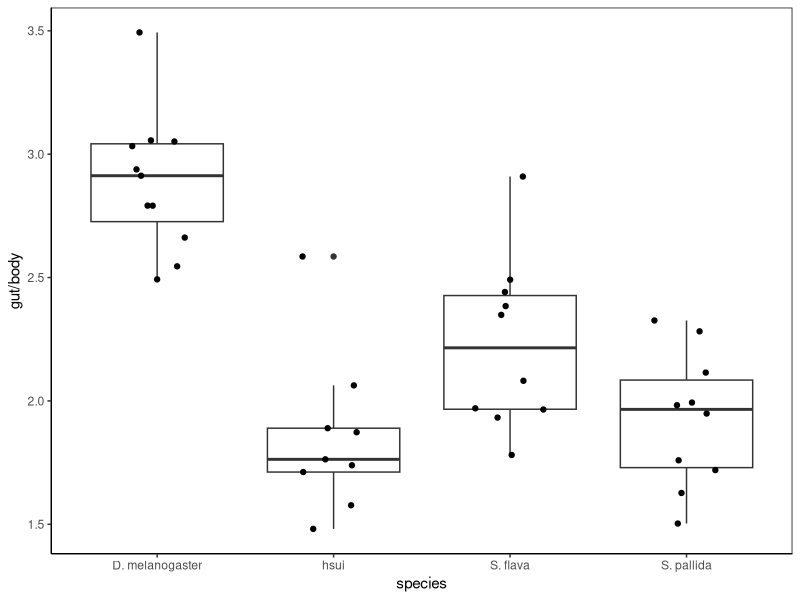
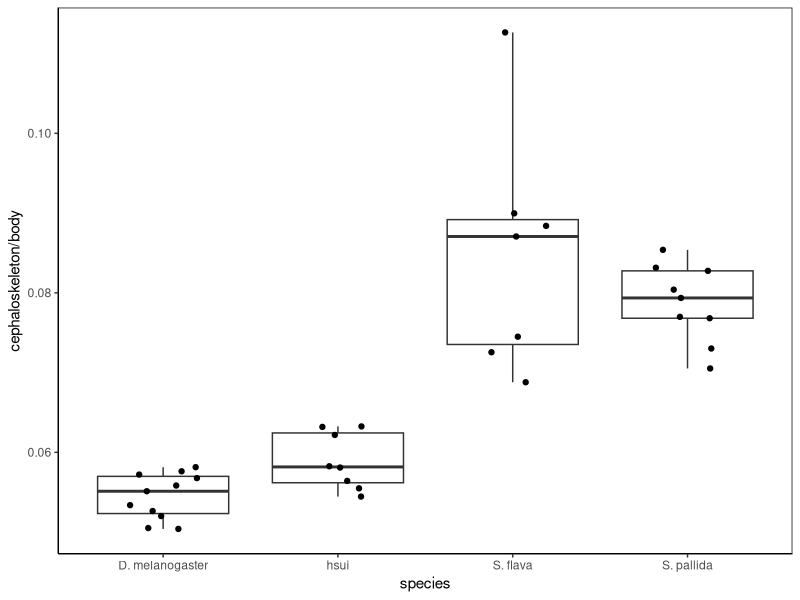
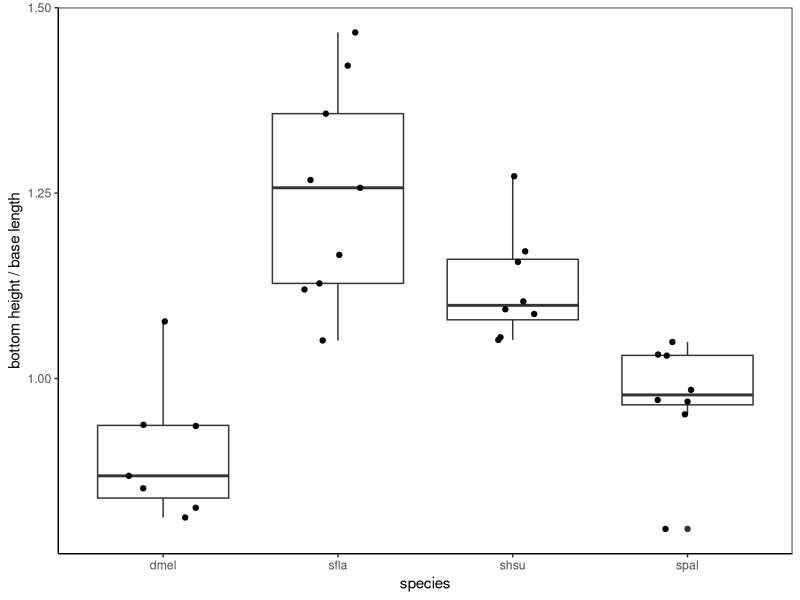
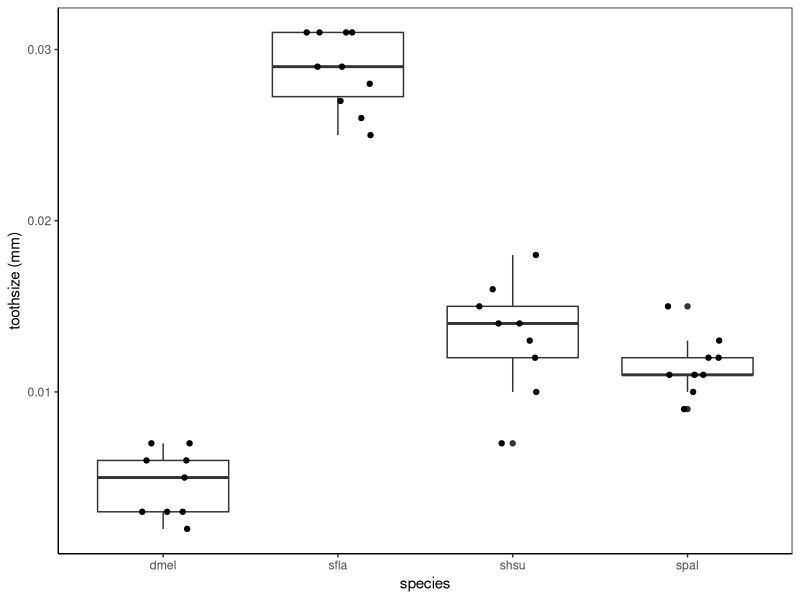

Generate these figures, in order, with R:
#install packages
install.packages("ggplot2")
install.packages("tidyverse")
install.packages("dbplyr")

#load packages
library(ggplot2)
library(tidyverse)
library(dbplyr)

setwd("~/Library/CloudStorage/Box-Box/Herbivory_paper/HerbivoryPaperRepository")

data <- read.csv('gut_mouthhook_cleaned_2022.02.22.csv')
shape_data<- read.csv("mouthookshape_area_2022.03.23.csv")


#divide measurements by body size 
data2 <-
  mutate(data,
         gut_body = gut/body,
         skeleton_body = skeleton/body
  )


#plots for mouthhook and gut sizes, shapes 

##gut length / body
gut.plot <- ggplot(data = data2) +
  theme_classic() +
  geom_boxplot(aes(x= species, y= gut_body)) +
  theme(panel.border = element_rect(linetype = "solid", fill = NA)) +
  ylab("gut/body") +
  xlab("species") +
  geom_point(aes(x= species, y= gut_body), position = position_jitter(w = 0.2, h = 0))

gut.plot

##gut length/body anova + TukeysHSD
gut.aov <- aov(gut_body ~ species, data = data2)
summary(gut.aov)
TukeyHSD(gut.aov)



##cephaloskeleton/body 
skeleton.plot <- ggplot(data = data2) +
  theme_classic() +
  geom_boxplot(aes(x= species, y= skeleton_body)) +
  theme(panel.border = element_rect(linetype = "solid", fill = NA)) +
  ylab("cephaloskeleton/body") +
  xlab("species") +
  geom_point(aes(x= species, y= skeleton_body), position = position_jitter(w = 0.2, h = 0))
skeleton.plot

##cephaloskeleton/body anova + TurkeysHSD
skeleton.aov <- aov(skeleton_body ~ species, data = data2)
summary(skeleton.aov)
TukeyHSD(skeleton.aov)



##mouthhook height/ length plot
mh_base_ratio.plot <- ggplot(data = shape_data) +
  theme_classic() +
  geom_boxplot(aes(x= species, y= bottomlength_baseheight_ratio)) +
  theme(panel.border = element_rect(linetype = "solid", fill = NA)) +
  ylab("bottom height / base length") +
  xlab("species") +
  geom_point(aes(x= species, y= bottomlength_baseheight_ratio), position = position_jitter(w = 0.2, h = 0))
mh_base_ratio.plot

##mouthhook height/ length anova + TurkeysHSD
mh_base_ratio.aov <- aov(bottomlength_baseheight_ratio ~ species, data = shape_data)
summary(mh_base_ratio.aov)
TukeyHSD(mh_base_ratio.aov)



##toothsize plot
toothsize.plot <- ggplot(data = shape_data) +
  theme_classic() +
  geom_boxplot(aes(x= species, y= tooth_size)) +
  theme(panel.border = element_rect(linetype = "solid", fill = NA)) +
  ylab("toothsize (mm)") +
  xlab("species") +
  geom_point(aes(x= species, y= tooth_size), position = position_jitter(w = 0.2, h = 0))

toothsize.plot

##toothsize anova + TurkeysHSD
toothsize.aov <- aov(tooth_size ~ species, data = shape_data)
summary(toothsize.aov)
TukeyHSD(toothsize.aov)
